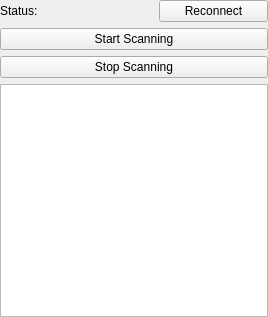
<?xml version="1.0" encoding="UTF-8"?>
<ui version="4.0">
 <class>CDeviceSelectorWidget</class>
 <widget class="QWidget" name="CDeviceSelectorWidget">
  <property name="geometry">
   <rect>
    <x>0</x>
    <y>0</y>
    <width>268</width>
    <height>317</height>
   </rect>
  </property>
  <property name="windowTitle">
   <string>Form</string>
  </property>
  <layout class="QGridLayout" name="gridLayout">
   <property name="leftMargin">
    <number>0</number>
   </property>
   <property name="topMargin">
    <number>0</number>
   </property>
   <property name="rightMargin">
    <number>0</number>
   </property>
   <property name="bottomMargin">
    <number>0</number>
   </property>
   <item row="0" column="1">
    <widget class="QLabel" name="pStatusLabel">
     <property name="text">
      <string/>
     </property>
    </widget>
   </item>
   <item row="3" column="0" colspan="3">
    <widget class="QListView" name="pDeviceListView">
     <property name="editTriggers">
      <set>QAbstractItemView::NoEditTriggers</set>
     </property>
     <property name="alternatingRowColors">
      <bool>true</bool>
     </property>
     <property name="selectionBehavior">
      <enum>QAbstractItemView::SelectRows</enum>
     </property>
     <property name="uniformItemSizes">
      <bool>true</bool>
     </property>
    </widget>
   </item>
   <item row="0" column="2">
    <widget class="QPushButton" name="pReconnectButton">
     <property name="text">
      <string>Reconnect</string>
     </property>
    </widget>
   </item>
   <item row="1" column="0" colspan="3">
    <widget class="QPushButton" name="pStartScanButton">
     <property name="text">
      <string>Start Scanning</string>
     </property>
    </widget>
   </item>
   <item row="0" column="0">
    <widget class="QLabel" name="label">
     <property name="sizePolicy">
      <sizepolicy hsizetype="Fixed" vsizetype="Preferred">
       <horstretch>0</horstretch>
       <verstretch>0</verstretch>
      </sizepolicy>
     </property>
     <property name="text">
      <string>Status:</string>
     </property>
    </widget>
   </item>
   <item row="2" column="0" colspan="3">
    <widget class="QPushButton" name="pStopScanButton">
     <property name="text">
      <string>Stop Scanning</string>
     </property>
    </widget>
   </item>
  </layout>
 </widget>
 <resources/>
 <connections/>
</ui>
